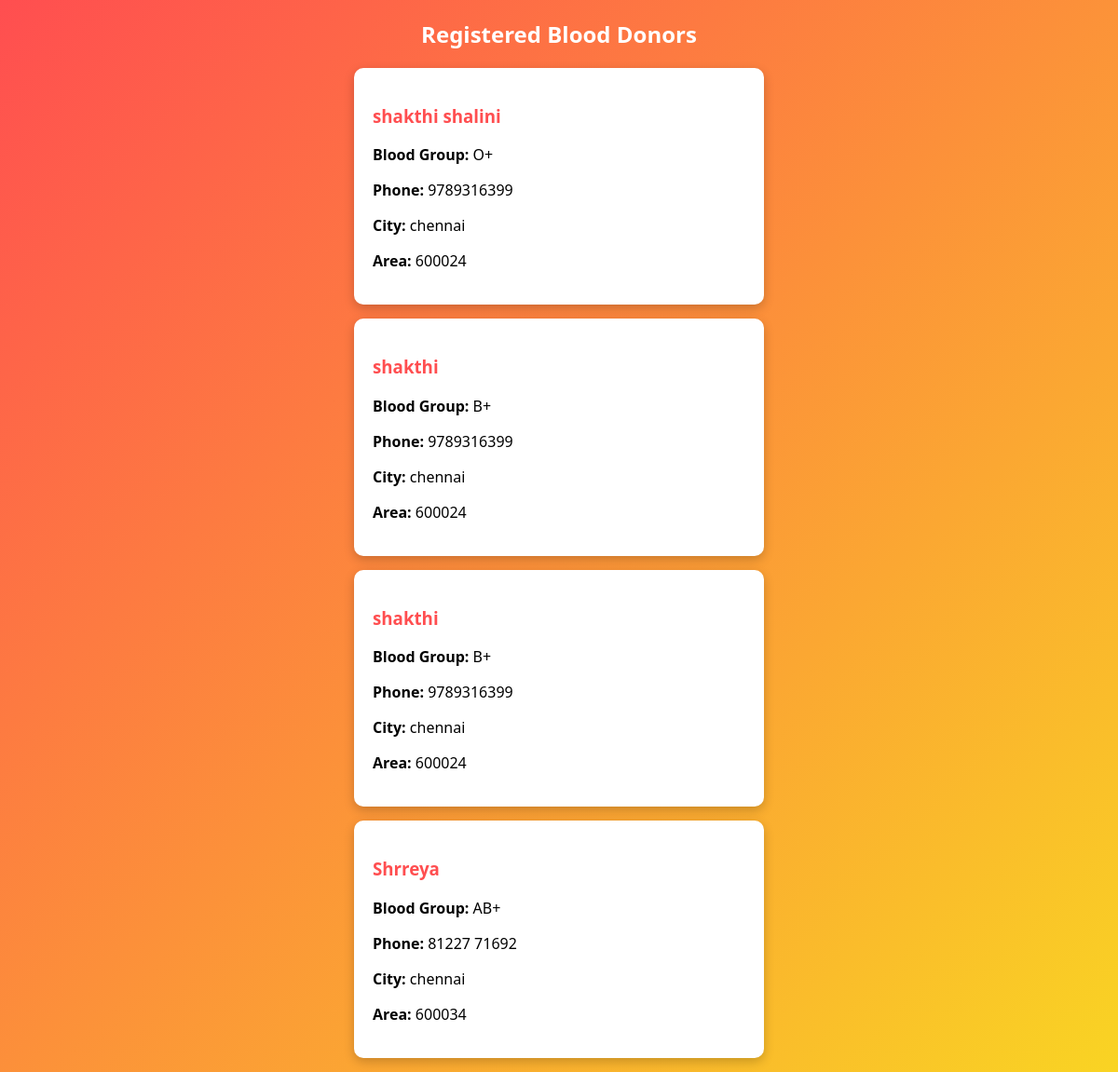
The page /donors on the database its author committed.
### tables this page shows
CREATE TABLE donors(
    id INTEGER PRIMARY KEY AUTOINCREMENT,
    name TEXT,
    blood TEXT,
    phone TEXT,
    city TEXT,
    area TEXT,
    availability TEXT
);

### app.py (the view)
@app.route("/donors")
def donors():
    conn = get_db_connection()
    donors = conn.execute("SELECT * FROM donors").fetchall()
    conn.close()
    return render_template("donors.html", donors=donors)

### app.py (called while the page is built)
def get_db_connection():
    conn = sqlite3.connect("donors.db")
    conn.row_factory = sqlite3.Row
    return conn

### templates/donors.html (shortened to what this page needs)
<!DOCTYPE html>
<html>
<head>
<link rel="stylesheet" href="/static/style.css">
</head>
<body>
<h2 style="text-align:center;color:white;margin-top:20px;">
Registered Blood Donors
</h2>
{% for donor in donors %}
<div class="card">
<h3>{{ donor["name"] }}</h3>
<p><b>Blood Group:</b> {{ donor["blood"] }}</p>
<p><b>Phone:</b> {{ donor["phone"] }}</p>
<p><b>City:</b> {{ donor["city"] }}</p>
<p><b>Area:</b> {{ donor["area"] }}</p>
</div>
{% endfor %}
</body>
</html>

### static/style.css (style rules this page uses)
body { font-family: 'Segoe UI', sans-serif; background: linear-gradient(135deg,#ff4e50,#f9d423); margin:0; padding:0; }
.card { background:white; padding:20px; margin:15px auto; width:400px; border-radius:10px; box-shadow:0 4px 12px rgba(0,0,0,0.2); }
.card h3 { color:#ff4e50; }

### rows shown on the page
donors: name "shakthi shalini", blood "O+", phone "9789316399", city "chennai", area "600024"
donors: name "shakthi", blood "B+", phone "9789316399", city "chennai", area "600024"
donors: name "shakthi", blood "B+", phone "9789316399", city "chennai", area "600024"
donors: name "Shrreya", blood "AB+", phone "81227 71692", city "chennai", area "600034"
